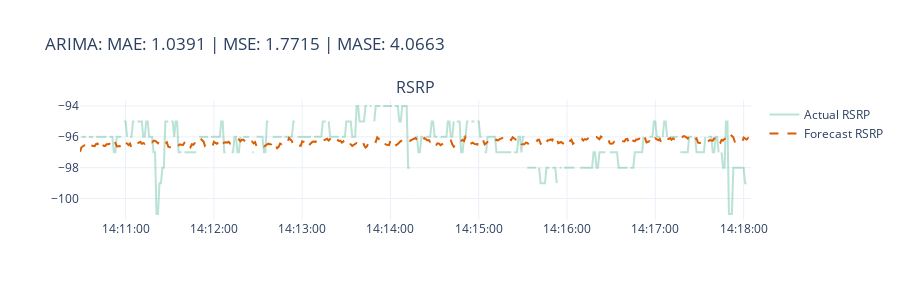

Here is the notebook cell this chart was saved with:
### Code cell
fig = plot_forecast(
    ts_actual["RSRP"],
    y_pred,
    title=f"{name}: MAE: {metrics['MAE']:.4f} | MSE: {metrics['MSE']:.4f} | MASE: {metrics['MASE']:.4f}",
)
fig.show()

### Figure 1 — Plotly figure (JSON) as saved in the notebook; plotly's stock layout.template omitted (floating-point values rounded to 4 significant figures; data arrays with more than 128 entries replaced by an {"elided": "..."} marker saying what was removed)
{"data": [{"line": {"color": "rgba(27,158,119, 0.3)"}, "mode": "lines", "name": "Actual RSRP", "type": "scatter", "x": {"elided": "457 str values"}, "xaxis": "x", "y": {"elided": "457 int values"}, "yaxis": "y"}, {"line": {"color": "rgba(217,95,2, 1)", "dash": "dash"}, "mode": "lines", "name": "Forecast RSRP", "type": "scatter", "x": {"elided": "457 str values"}, "xaxis": "x", "y": {"elided": "457 float values"}, "yaxis": "y"}], "layout": {"annotations": [{"font": {"size": 16}, "showarrow": false, "text": "RSRP", "x": 0.5, "xanchor": "center", "xref": "paper", "y": 1, "yanchor": "bottom", "yref": "paper"}], "height": 300, "showlegend": true, "title": {"text": "ARIMA: MAE: 1.0391 | MSE: 1.7715 | MASE: 4.0663"}, "xaxis": {"anchor": "y", "domain": [0, 1], "tickformat": "%H:%M:%S"}, "yaxis": {"anchor": "x", "domain": [0, 1]}}}
